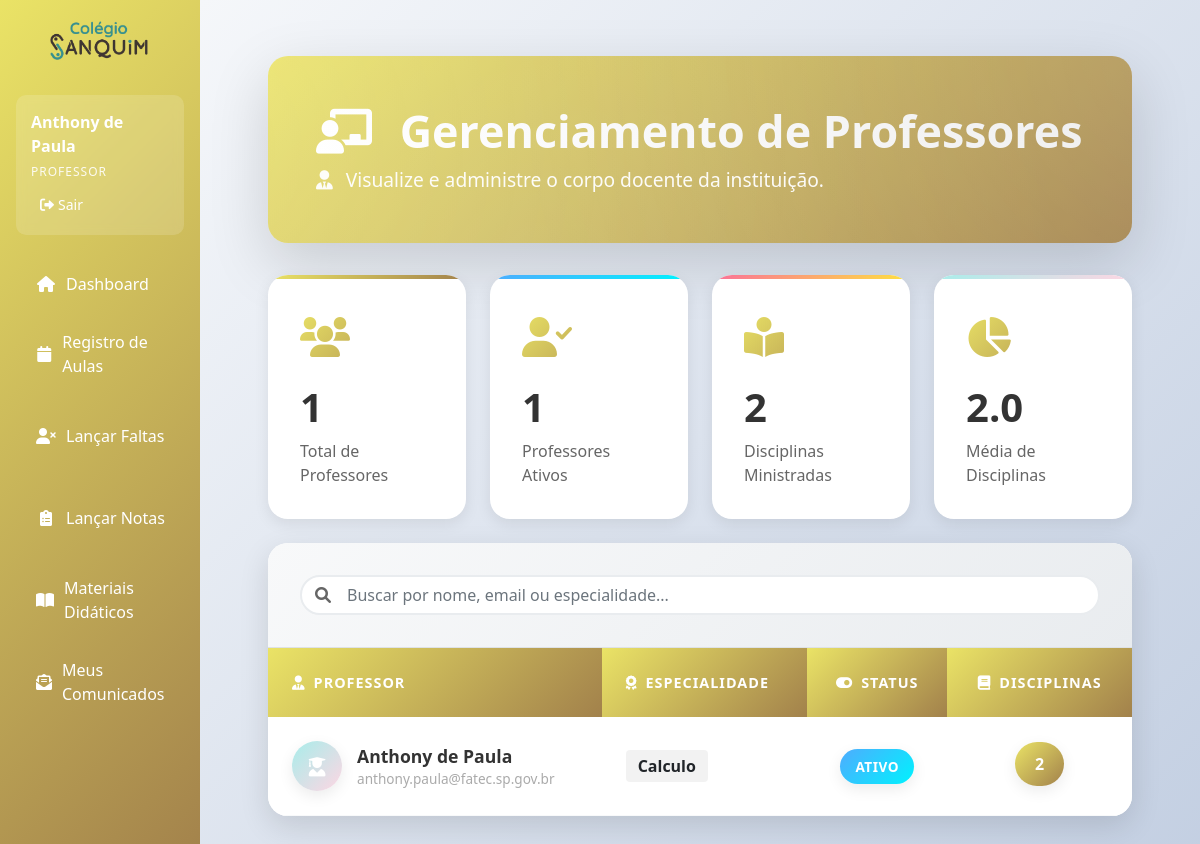
/professores (signed in), run on an earlier commit of the app's database.
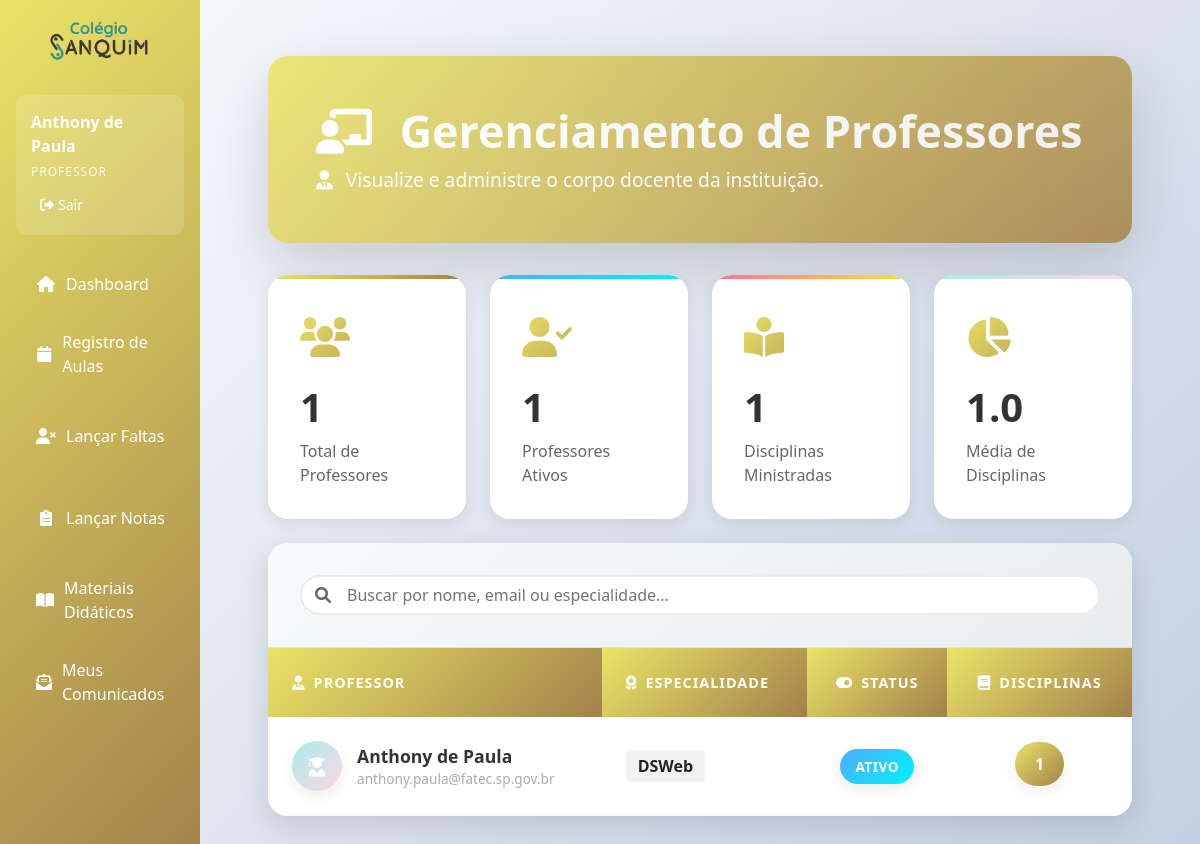
And on a later commit of the database.
### app.py (models this page shows, shortened)
class Professor(db.Model):
    __tablename__ = 'professor'
    id = db.Column(db.Integer, primary_key=True)
    nome = db.Column(db.String(100), nullable=False)
    cpf = db.Column(db.String(14), nullable=False, unique=True)
    rg = db.Column(db.String(20))
    endereco = db.Column(db.String(255))
    bairro = db.Column(db.String(100))
    cidade = db.Column(db.String(100))
    email = db.Column(db.String(120), unique=True, nullable=False)
    telefone = db.Column(db.String(20))
    status = db.Column(db.Integer, default=1)
    senha_hash = db.Column(db.String(255), nullable=True)  # Novo campo
    especialidade = db.Column(db.String(100))
    ativo = db.Column(db.Boolean, default=True)  # Novo campo
    disciplinas_ministradas = db.relationship('Disciplina', back_populates='professor', lazy=True)

### app.py (the view)
@app.route('/professores')
@login_required
def listar_professores():
    if session.get('user_tipo') == 'professor':
        professor_id = session.get('user_id')
        professores = [Professor.query.get(professor_id)]
    else:
        professores = Professor.query.all()
    return render_template('professores/listar.html', professores=professores)

### app.py (called while the page is built)
def login_required(f):
    @wraps(f)
    def decorated_function(*args, **kwargs):
        if 'user_id' not in session:
            return redirect(url_for('login'))
        return f(*args, **kwargs)
    return decorated_function

### templates/professores/listar.html (shortened to what the changed rows need)
{% extends "base.html" %}
{% block content %}
<div class="main-container">
    <div class="header-section">
        <div class="header-content d-flex justify-content-between align-items-center flex-wrap">
            <div class="mb-3 mb-md-0">
                <h1 class="page-title mb-2">
                    <i class="fas fa-chalkboard-teacher me-3"></i>
                    Gerenciamento de Professores
                </h1>
            </div>
        </div>
    </div>
    <div class="stats-container mb-4">
        <div class="row g-4">
            <div class="col-lg-3 col-md-6">
                <div class="stat-card stat-warning">
                    <div class="stat-content">
                        {% set total_disciplinas = namespace(value=0) %}
                        {% for p in professores %}{% set total_disciplinas.value = total_disciplinas.value + p.minhas_disciplinas|length %}{% endfor %}
                        <h3>{{ total_disciplinas.value }}</h3>
                        <p>Disciplinas Ministradas</p>
                    </div>
                </div>
            </div>
            <div class="col-lg-3 col-md-6">
                <div class="stat-card stat-info">
                    <div class="stat-content">
                        {% if professores|length > 0 %}
                            <h3>{{ (total_disciplinas.value / (professores|length))|round(1) }}</h3>
                        {% else %}
                            <h3>0</h3>
                        {% endif %}
                        <p>Média de Disciplinas</p>
                    </div>
                </div>
            </div>
        </div>
    </div>
    <div class="main-card">
        {% if professores %}
        <div class="table-container">
            <div class="table-responsive">
                <table class="table custom-table" id="professoresTable">
                    <thead>
                        <tr>
                            <th><i class="fas fa-user-tie me-2"></i>Professor</th>
                            <th><i class="fas fa-award me-2"></i>Especialidade</th>
                            <th class="text-center"><i class="fas fa-toggle-on me-2"></i>Status</th>
                            <th class="text-center"><i class="fas fa-book me-2"></i>Disciplinas</th>
                        </tr>
                    </thead>
                    <tbody>
                        {% for professor in professores %}
                        <tr>
                            <td>
                                <div class="disciplina-info">
                                    <div class="disciplina-avatar" style="background: var(--info-gradient);">
                                        <i class="fas fa-user-graduate"></i>
                                    </div>
                                    <div>
                                        <span class="subject-name">{{ professor.nome }}</span>
                                        <small class="d-block text-muted-light">{{ professor.email }}</small>
                                    </div>
                                </div>
                            </td>
                            <td>
                                <span class="badge fs-6 text-dark" style="background-color: rgba(0,0,0,0.05); padding: 8px 12px;">
                                    {{ professor.especialidade or 'Não informada' }}
                                </span>
                            </td>
                            <td class="text-center">
                                <span class="status-badge status-{{ 'ativo' if professor.status == 1 else 'inativo' }}">
                                    {{ 'Ativo' if professor.status == 1 else 'Inativo' }}
                                </span>
                            </td>
                            <td class="text-center">
                                <div class="workload-container">
                                    <span class="workload" style="background: var(--primary-gradient);">{{ professor.minhas_disciplinas|length }}</span>
                                </div>
                            </td>
                        </tr>
                        {% endfor %}
                    </tbody>
                </table>
            </div>
        </div>
        {% endif %}
    </div>
</div>
{% endblock %}

### templates/base.html (shortened to what this page needs)
<!DOCTYPE html>
<html lang="pt-br">
  <head>
    <link
      href="https://cdnjs.cloudflare.com/ajax/libs/bootstrap/5.1.3/css/bootstrap.min.css"
      rel="stylesheet"
    />
    <link
      href="https://cdnjs.cloudflare.com/ajax/libs/font-awesome/6.0.0/css/all.min.css"
      rel="stylesheet"
    />
  </head>
  <body>
    <div class="container-fluid">
      <div class="row">
        <div class="col-md-3 col-lg-2 px-0 sidebar">
          <div class="mt-auto text-center py-3" style="margin-top: auto !important;">
              <img src="{{ url_for('static', filename='images/logosamquim.png') }}"
                   alt="Sanquim Logo"
                   style="max-width: 50%; height: auto;">
          </div>
          <div class="p-3">
            <div class="user-info">
              <div class="user-name">{{ session.user_nome }}</div>
              <div class="user-type">{{ session.user_tipo|capitalize }}</div>
              <div
                class="mt-2 d-flex justify-content-between align-items-center"
              >
                <a
                  href="{{ url_for('logout') }}"
                  class="btn btn-logout btn-sm"
                  style="color: white"
                >
                  <i class="fas fa-sign-out-alt me-1"></i>Sair
                </a>
              </div>
            </div>
            <nav class="nav flex-column mt-3">
              {% if session.user_tipo != 'admin' %}
              <a
                class="nav-link {% if request.endpoint == 'index' %}active{% endif %}"
                href="{{ url_for('index') }}"
              >
                <i class="fas fa-home"></i> Dashboard
              </a>
              {% endif %}
              {% if session.user_tipo == 'professor' %}
              <a
                class="nav-link {% if request.endpoint == 'calendario_professor' %}active{% endif %}"
                href="{{ url_for('calendario_professor') }}"
              >
                <i class="fas fa-calendar"></i> Registro de Aulas
              </a>
              <a
                class="nav-link {% if request.endpoint == 'listar_faltas_professor' %}active{% endif %}"
                href="{{ url_for('listar_faltas_professor') }}"
              >
                <i class="fas fa-user-times"></i> Lançar Faltas
              </a>
              <a
                class="nav-link {% if request.endpoint == 'listar_notas' %}active{% endif %}"
                href="{{ url_for('listar_notas') }}"
              >
                <i class="fas fa-clipboard-list"></i> Lançar Notas
              </a>
              <a
                class="nav-link {% if request.endpoint == 'listar_materiais' %}active{% endif %}"
                href="{{ url_for('listar_materiais') }}"
              >
                <i class="fas fa-book-open"></i> Materiais Didáticos
              </a>
              <a
                class="nav-link {% if request.endpoint == 'listar_comunicados_enviados' %}active{% endif %}"
                href="{{ url_for('listar_comunicados_enviados') }}"
              >
                <i class="fas fa-envelope-open-text"></i> Meus Comunicados
              </a>
              {% endif %}
            </nav>
          </div>
        </div>
        <div class="col-md-9 col-lg-10 main-content" style="background: linear-gradient(135deg, #f5f7fa 0%, #c3cfe2 100%);">
          <div class="p-4">
            {% block content %}{% endblock %}
          </div>
        </div>
      </div>
    </div>
  </body>
</html>

What changed in the data, as far as the page shows it:
changed Professor "Anthony de Paula": especialidade "Calculo" → "DSWeb"; minhas_disciplinas|length "2" → "1"
Also different on the page:
{{ total_disciplinas.value }}: "2" → "1"
{{ (total_disciplinas.value / (professores|length))|round(1) }}: "2.0" → "1.0"
